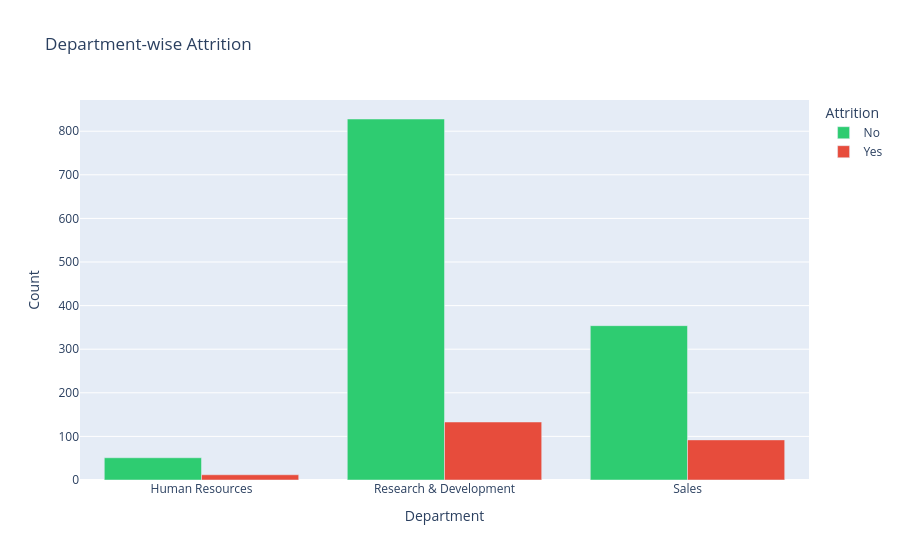

The cell this chart's notebook holds for it:
### Markdown cell above
### 4.2 Department-wise Attrition

### Code cell
dept = df_clean.groupby(['Department', 'Attrition']).size().reset_index(name='Count')
fig = px.bar(dept, x='Department', y='Count', color='Attrition', barmode='group',
             title='Department-wise Attrition', color_discrete_map={'Yes': '#e74c3c', 'No': '#2ecc71'})
fig.show()

### Figure 1 — Plotly figure (JSON) as saved in the notebook; plotly's stock layout.template omitted (floating-point values rounded to 4 significant figures)
{"data": [{"alignmentgroup": "True", "hovertemplate": "Attrition=No<br>Department=%{x}<br>Count=%{y}<extra></extra>", "legendgroup": "No", "marker": {"color": "#2ecc71", "pattern": {"shape": ""}}, "name": "No", "offsetgroup": "No", "orientation": "v", "showlegend": true, "textposition": "auto", "type": "bar", "x": ["Human Resources", "Research & Development", "Sales"], "xaxis": "x", "y": [51, 828, 354], "yaxis": "y"}, {"alignmentgroup": "True", "hovertemplate": "Attrition=Yes<br>Department=%{x}<br>Count=%{y}<extra></extra>", "legendgroup": "Yes", "marker": {"color": "#e74c3c", "pattern": {"shape": ""}}, "name": "Yes", "offsetgroup": "Yes", "orientation": "v", "showlegend": true, "textposition": "auto", "type": "bar", "x": ["Human Resources", "Research & Development", "Sales"], "xaxis": "x", "y": [12, 133, 92], "yaxis": "y"}], "layout": {"barmode": "group", "legend": {"title": {"text": "Attrition"}, "tracegroupgap": 0}, "title": {"text": "Department-wise Attrition"}, "xaxis": {"anchor": "y", "domain": [0, 1], "title": {"text": "Department"}}, "yaxis": {"anchor": "x", "domain": [0, 1], "title": {"text": "Count"}}}}
